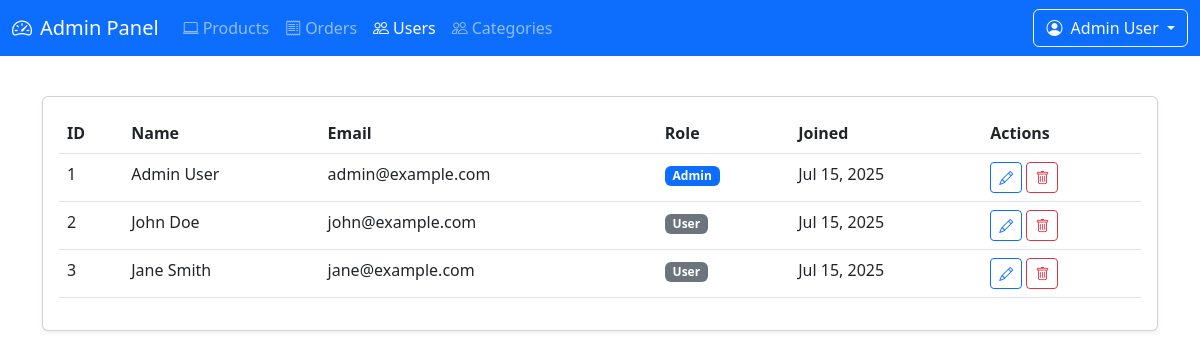
The page /admin/users.php (signed in) on the database its author committed.
### tables this page shows
CREATE TABLE `users` (
  `id` int(11) NOT NULL,
  `name` varchar(100) NOT NULL,
  `email` varchar(100) NOT NULL,
  `password` varchar(255) NOT NULL,
  `is_admin` tinyint(1) DEFAULT 0,
  `created_at` timestamp NOT NULL DEFAULT current_timestamp(),
  `updated_at` timestamp NOT NULL DEFAULT current_timestamp() ON UPDATE current_timestamp()
);

### admin/users.php (the view, shortened to what this page needs)
<?php
include 'includes/admin_header.php';
require_once '../db/conn.php';
$users = [];
$query = "SELECT * FROM users ORDER BY created_at DESC";
$result = mysqli_query($conn, $query);
if ($result) {
    $users = mysqli_fetch_all($result, MYSQLI_ASSOC);
}
?>
    <div class="container py-4">
        <div class="card shadow-sm">
            <div class="card-body">
                <div class="table-responsive">
                    <table class="table table-hover">
                        <thead>
                        <tr>
                            <th>ID</th>
                            <th>Name</th>
                            <th>Email</th>
                            <th>Role</th>
                            <th>Joined</th>
                            <th>Actions</th>
                        </tr>
                        </thead>
                        <tbody>
                        <?php foreach ($users as $user): ?>
                            <tr>
                                <td><?= htmlspecialchars($user['id']) ?></td>
                                <td><?= htmlspecialchars($user['name']) ?></td>
                                <td><?= htmlspecialchars($user['email']) ?></td>
                                <td>
                                    <span class="badge bg-<?= $user['is_admin'] === '1' ? 'primary' : 'secondary' ?>">
                                        <?= htmlspecialchars($user['is_admin'] === '1' ? 'Admin' : 'User') ?>
                                    </span>
                                </td>
                                <td><?= date('M d, Y', strtotime($user['created_at'])) ?></td>
                                <td>
                                    <a href="edit_user.php?id=<?= $user['id'] ?>" class="btn btn-sm btn-outline-primary">
                                        <i class="bi bi-pencil"></i>
                                    </a>
                                    <a href="users.php?delete=<?= $user['id'] ?>" class="btn btn-sm btn-outline-danger"
                                       onclick="return confirm('Are you sure you want to delete this user?')">
                                        <i class="bi bi-trash"></i>
                                    </a>
                                </td>
                            </tr>
                        <?php endforeach; ?>
                        </tbody>
                    </table>
                </div>
            </div>
        </div>
    </div>
<?php include 'includes/admin_footer.php'; ?>

### rows shown on the page
users: id "1", name "Admin User", email "admin@example.com", is_admin "Admin", created_at "Jul 15, 2025"
users: id "2", name "John Doe", email "john@example.com", is_admin "User", created_at "Jul 15, 2025"
users: id "3", name "Jane Smith", email "jane@example.com", is_admin "User", created_at "Jul 15, 2025"

### other values the page prints
$_SESSION['user_name'] "Admin User"
